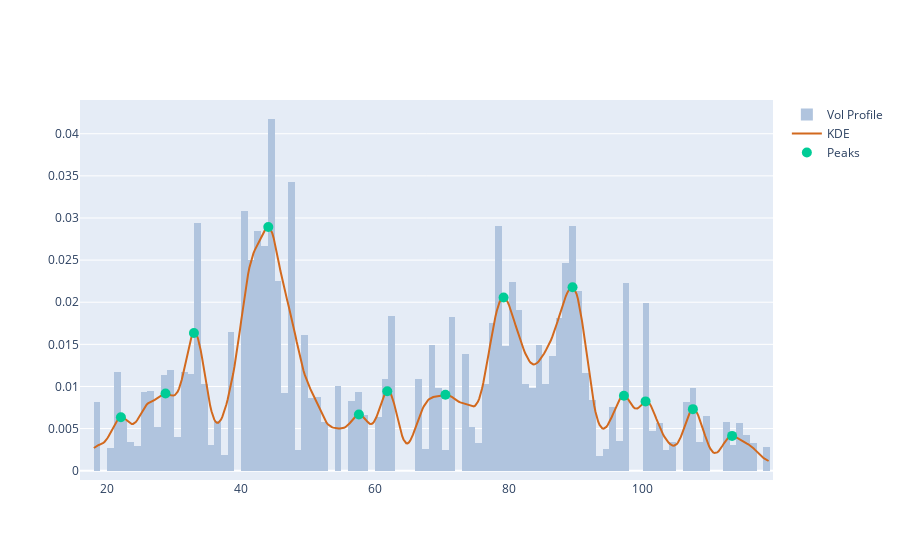

Notebook source saved alongside this figure:
### Markdown cell above
To help us determine the structure of our volume profile, we use find_peaks from SciPy’s signal processing module.

### Code cell
peaks,_ = signal.find_peaks(kdy)
pkx = xr[peaks]
pky = kdy[peaks]

pk_marker_args=dict(size=10)
fig = get_dist_plot(close, volume, xr, kdy)
fig.add_trace(go.Scatter(name="Peaks", x=pkx, y=pky, mode='markers', marker=pk_marker_args))

### Figure 1 — Plotly figure (JSON) as saved in the notebook; plotly's stock layout.template omitted (floating-point values rounded to 4 significant figures; data arrays with more than 128 entries replaced by an {"elided": "..."} marker saying what was removed)
{"data": [{"histfunc": "sum", "histnorm": "probability density", "marker": {"color": "#B0C4DE"}, "name": "Vol Profile", "nbinsx": 150, "type": "histogram", "x": {"elided": "251 float values"}, "y": {"elided": "251 int values"}}, {"marker": {"color": "#D2691E"}, "mode": "lines", "name": "KDE", "type": "scatter", "x": {"elided": "500 float values"}, "y": {"elided": "500 float values"}}, {"marker": {"size": 10}, "mode": "markers", "name": "Peaks", "type": "scatter", "x": [22.05, 28.72, 32.96, 44.07, 57.6, 61.84, 70.53, 79.22, 89.52, 97.19, 100.4, 107.5, 113.4], "y": [0.006343, 0.009166, 0.01635, 0.02893, 0.006666, 0.009437, 0.009016, 0.02057, 0.02177, 0.008889, 0.00823, 0.007308, 0.004132]}], "layout": {}}
